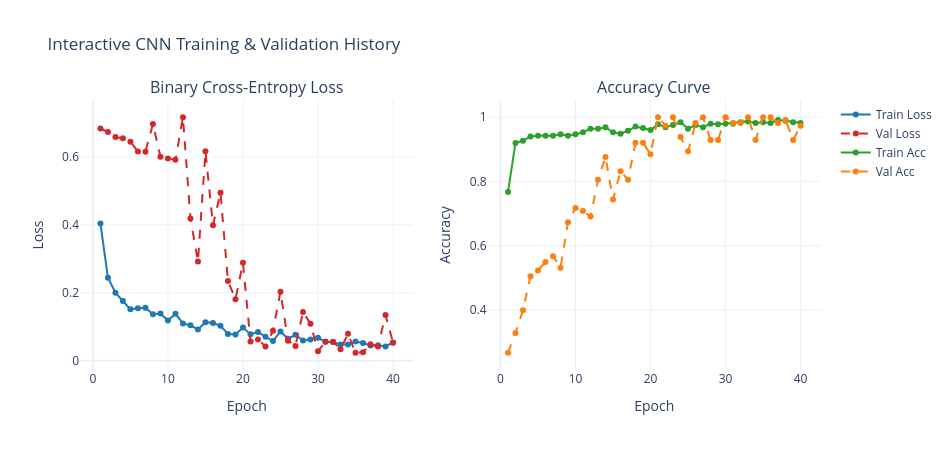

Here is the notebook cell this chart was saved with:
### Code cell
# Interactive Training Curves with Plotly
hist = history.history
epochs_run = list(range(1, len(hist['loss']) + 1))

fig_curves = make_subplots(
    rows=1, cols=2,
    subplot_titles=["Binary Cross-Entropy Loss", "Accuracy Curve"]
)

# Loss curves
fig_curves.add_trace(
    go.Scatter(x=epochs_run, y=hist['loss'], mode='lines+markers', name='Train Loss', line=dict(color='#1f77b4', width=2)),
    row=1, col=1
)
fig_curves.add_trace(
    go.Scatter(x=epochs_run, y=hist['val_loss'], mode='lines+markers', name='Val Loss', line=dict(color='#d62728', dash='dash', width=2)),
    row=1, col=1
)

# Accuracy curves
fig_curves.add_trace(
    go.Scatter(x=epochs_run, y=hist['accuracy'], mode='lines+markers', name='Train Acc', line=dict(color='#2ca02c', width=2)),
    row=1, col=2
)
fig_curves.add_trace(
    go.Scatter(x=epochs_run, y=hist['val_accuracy'], mode='lines+markers', name='Val Acc', line=dict(color='#ff7f0e', dash='dash', width=2)),
    row=1, col=2
)

fig_curves.update_xaxes(title_text="Epoch", row=1, col=1)
fig_curves.update_xaxes(title_text="Epoch", row=1, col=2)
fig_curves.update_yaxes(title_text="Loss", row=1, col=1)
fig_curves.update_yaxes(title_text="Accuracy", row=1, col=2)

fig_curves.update_layout(
    title_text="Interactive CNN Training & Validation History",
    height=450, width=950,
    hovermode="x unified"
)
fig_curves.show()

### Figure 1 — Plotly figure (JSON) as saved in the notebook; plotly's stock layout.template omitted (floating-point values rounded to 4 significant figures)
{"data": [{"line": {"color": "#1f77b4", "width": 2}, "mode": "lines+markers", "name": "Train Loss", "type": "scatter", "x": [1, 2, 3, 4, 5, 6, 7, 8, 9, 10, 11, 12, 13, 14, 15, 16, 17, 18, 19, 20, 21, 22, 23, 24, 25, 26, 27, 28, 29, 30, 31, 32, 33, 34, 35, 36, 37, 38, 39, 40], "xaxis": "x", "y": [0.4043, 0.2443, 0.2003, 0.1758, 0.1513, 0.1546, 0.1556, 0.1368, 0.1389, 0.1182, 0.1381, 0.1097, 0.1043, 0.09171, 0.1134, 0.1109, 0.1028, 0.07894, 0.0771, 0.09738, 0.07791, 0.08416, 0.07065, 0.05795, 0.08607, 0.06472, 0.07618, 0.05934, 0.06209, 0.06741, 0.05577, 0.05534, 0.04741, 0.04793, 0.05616, 0.05226, 0.045, 0.04516, 0.04207, 0.05358], "yaxis": "y"}, {"line": {"color": "#d62728", "dash": "dash", "width": 2}, "mode": "lines+markers", "name": "Val Loss", "type": "scatter", "x": [1, 2, 3, 4, 5, 6, 7, 8, 9, 10, 11, 12, 13, 14, 15, 16, 17, 18, 19, 20, 21, 22, 23, 24, 25, 26, 27, 28, 29, 30, 31, 32, 33, 34, 35, 36, 37, 38, 39, 40], "xaxis": "x", "y": [0.6837, 0.6736, 0.6584, 0.6551, 0.6449, 0.6157, 0.6156, 0.697, 0.6003, 0.5952, 0.5916, 0.7169, 0.4188, 0.2919, 0.6165, 0.3986, 0.4946, 0.2343, 0.1812, 0.2883, 0.05655, 0.06264, 0.04155, 0.08817, 0.2033, 0.05901, 0.04357, 0.1433, 0.1089, 0.02787, 0.05588, 0.05576, 0.03388, 0.07902, 0.02339, 0.02463, 0.0487, 0.0417, 0.1348, 0.05297], "yaxis": "y"}, {"line": {"color": "#2ca02c", "width": 2}, "mode": "lines+markers", "name": "Train Acc", "type": "scatter", "x": [1, 2, 3, 4, 5, 6, 7, 8, 9, 10, 11, 12, 13, 14, 15, 16, 17, 18, 19, 20, 21, 22, 23, 24, 25, 26, 27, 28, 29, 30, 31, 32, 33, 34, 35, 36, 37, 38, 39, 40], "xaxis": "x2", "y": [0.7667, 0.92, 0.9267, 0.94, 0.9422, 0.9422, 0.9422, 0.9467, 0.9422, 0.9467, 0.9533, 0.9644, 0.9644, 0.9689, 0.9533, 0.9489, 0.9578, 0.9711, 0.9667, 0.96, 0.9778, 0.9689, 0.9756, 0.9844, 0.9644, 0.9756, 0.9689, 0.98, 0.9778, 0.98, 0.98, 0.9844, 0.9867, 0.9822, 0.9844, 0.9822, 0.9911, 0.9889, 0.9844, 0.9822], "yaxis": "y2"}, {"line": {"color": "#ff7f0e", "dash": "dash", "width": 2}, "mode": "lines+markers", "name": "Val Acc", "type": "scatter", "x": [1, 2, 3, 4, 5, 6, 7, 8, 9, 10, 11, 12, 13, 14, 15, 16, 17, 18, 19, 20, 21, 22, 23, 24, 25, 26, 27, 28, 29, 30, 31, 32, 33, 34, 35, 36, 37, 38, 39, 40], "xaxis": "x2", "y": [0.2655, 0.3274, 0.3982, 0.5044, 0.5221, 0.5487, 0.5664, 0.531, 0.6726, 0.7168, 0.708, 0.6903, 0.8053, 0.8761, 0.7434, 0.8319, 0.8053, 0.9204, 0.9204, 0.885, 1.0, 0.9735, 1.0, 0.9381, 0.8938, 0.9823, 1.0, 0.9292, 0.9292, 1.0, 0.9823, 0.9823, 1.0, 0.9292, 1.0, 1.0, 0.9823, 0.9912, 0.9292, 0.9735], "yaxis": "y2"}], "layout": {"annotations": [{"font": {"size": 16}, "showarrow": false, "text": "Binary Cross-Entropy Loss", "x": 0.225, "xanchor": "center", "xref": "paper", "y": 1.0, "yanchor": "bottom", "yref": "paper"}, {"font": {"size": 16}, "showarrow": false, "text": "Accuracy Curve", "x": 0.775, "xanchor": "center", "xref": "paper", "y": 1.0, "yanchor": "bottom", "yref": "paper"}], "height": 450, "hovermode": "x unified", "title": {"text": "Interactive CNN Training & Validation History"}, "width": 950, "xaxis": {"anchor": "y", "domain": [0.0, 0.45], "title": {"text": "Epoch"}}, "xaxis2": {"anchor": "y2", "domain": [0.55, 1.0], "title": {"text": "Epoch"}}, "yaxis": {"anchor": "x", "domain": [0.0, 1.0], "title": {"text": "Loss"}}, "yaxis2": {"anchor": "x2", "domain": [0.0, 1.0], "title": {"text": "Accuracy"}}}}
